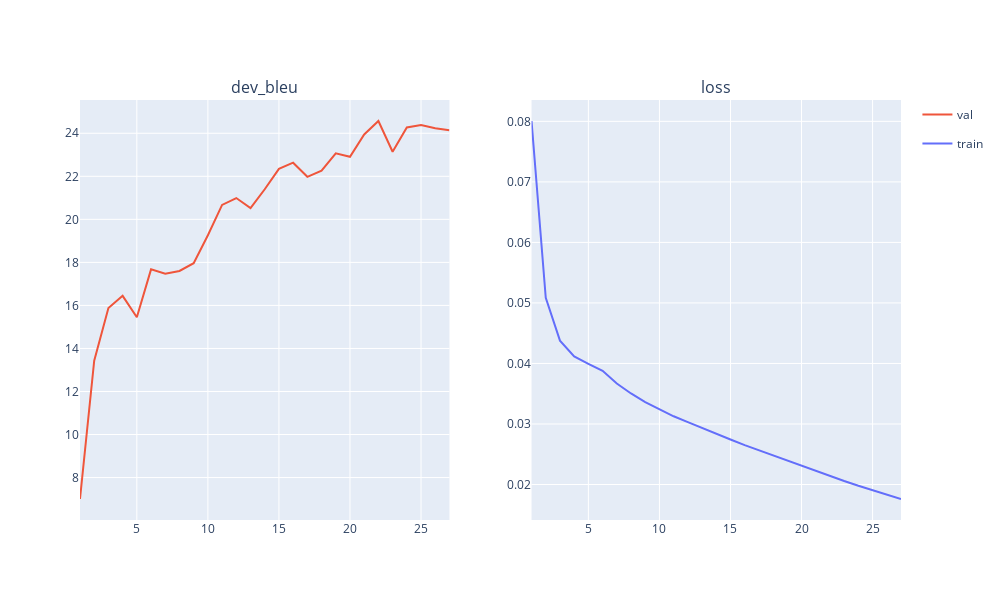

Notebook code for this chart:
### Code cell
multih_plotter = Plotter(bound_history=multih_state.load_history())
multih_plotter.plot()
clear_output()
multih_plotter.draw_no_widget()

### Figure 1 — Plotly figure (JSON) as saved in the notebook; plotly's stock layout.template omitted (floating-point values rounded to 4 significant figures)
{"data": [{"hovertemplate": "phase=val<br>epoch=%{x}<br>dev_bleu=%{y}<extra></extra>", "legendgroup": "val", "marker": {"color": "#EF553B", "symbol": "circle"}, "mode": "lines", "name": "val", "orientation": "v", "showlegend": true, "type": "scatter", "x": [1, 2, 3, 4, 5, 6, 7, 8, 9, 10, 11, 12, 13, 14, 15, 16, 17, 18, 19, 20, 21, 22, 23, 24, 25, 26, 27], "xaxis": "x", "y": [7.004, 13.43, 15.88, 16.44, 15.45, 17.68, 17.47, 17.6, 17.96, 19.26, 20.67, 20.99, 20.52, 21.4, 22.34, 22.63, 21.98, 22.26, 23.07, 22.91, 23.95, 24.57, 23.14, 24.27, 24.38, 24.24, 24.14], "yaxis": "y"}, {"hovertemplate": "phase=train<br>epoch=%{x}<br>loss=%{y}<extra></extra>", "legendgroup": "train", "marker": {"color": "#636efa", "symbol": "circle"}, "mode": "lines", "name": "train", "orientation": "v", "showlegend": true, "type": "scatter", "x": [1, 2, 3, 4, 5, 6, 7, 8, 9, 10, 11, 12, 13, 14, 15, 16, 17, 18, 19, 20, 21, 22, 23, 24, 25, 26, 27], "xaxis": "x2", "y": [0.08006, 0.05084, 0.04377, 0.04115, 0.03994, 0.03879, 0.03668, 0.03504, 0.03362, 0.03241, 0.03127, 0.03031, 0.02932, 0.02831, 0.02744, 0.0265, 0.02565, 0.02473, 0.0239, 0.02314, 0.02226, 0.02139, 0.02057, 0.01979, 0.01904, 0.01832, 0.01761], "yaxis": "y2"}], "layout": {"annotations": [{"font": {"size": 16}, "showarrow": false, "text": "dev_bleu", "x": 0.225, "xanchor": "center", "xref": "paper", "y": 1, "yanchor": "bottom", "yref": "paper"}, {"font": {"size": 16}, "showarrow": false, "text": "loss", "x": 0.775, "xanchor": "center", "xref": "paper", "y": 1, "yanchor": "bottom", "yref": "paper"}], "height": 600, "showlegend": true, "width": 1000, "xaxis": {"anchor": "y", "domain": [0, 0.45]}, "xaxis2": {"anchor": "y2", "domain": [0.55, 1]}, "yaxis": {"anchor": "x", "domain": [0, 1]}, "yaxis2": {"anchor": "x2", "domain": [0, 1]}}}
